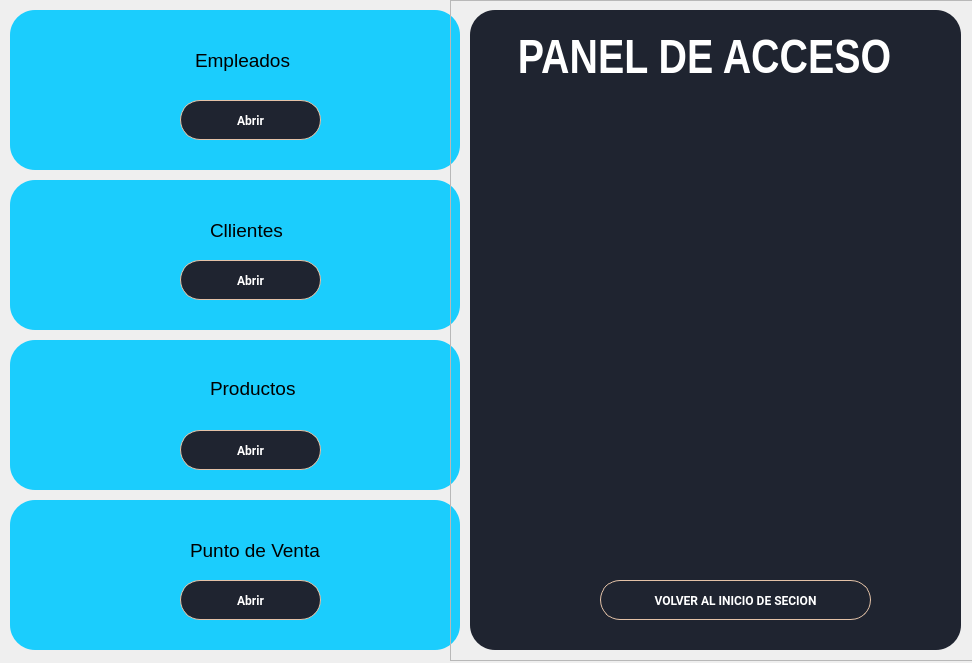
<?xml version="1.0" encoding="UTF-8"?>
<ui version="4.0">
 <class>MainWindow</class>
 <widget class="QMainWindow" name="MainWindow">
  <property name="geometry">
   <rect>
    <x>0</x>
    <y>0</y>
    <width>972</width>
    <height>663</height>
   </rect>
  </property>
  <property name="windowTitle">
   <string>MainWindow</string>
  </property>
  <widget class="QWidget" name="centralwidget">
   <widget class="QFrame" name="frame_7">
    <property name="geometry">
     <rect>
      <x>10</x>
      <y>10</y>
      <width>450</width>
      <height>160</height>
     </rect>
    </property>
    <property name="styleSheet">
     <string notr="true">QFrame {
	background: #1bcdfd;
	border: #c0c0c0;
	border-radius: 25px;
	color: #000;
}</string>
    </property>
    <property name="frameShape">
     <enum>QFrame::StyledPanel</enum>
    </property>
    <property name="frameShadow">
     <enum>QFrame::Raised</enum>
    </property>
    <widget class="QLabel" name="label_8">
     <property name="geometry">
      <rect>
       <x>20</x>
       <y>20</y>
       <width>101</width>
       <height>101</height>
      </rect>
     </property>
     <property name="text">
      <string/>
     </property>
     <property name="pixmap">
      <pixmap>recursos/Empleados.png</pixmap>
     </property>
     <property name="scaledContents">
      <bool>true</bool>
     </property>
    </widget>
    <widget class="QLabel" name="label_9">
     <property name="geometry">
      <rect>
       <x>185</x>
       <y>30</y>
       <width>111</width>
       <height>40</height>
      </rect>
     </property>
     <property name="font">
      <font>
       <family>Arial</family>
       <pointsize>14</pointsize>
       <weight>50</weight>
       <bold>false</bold>
      </font>
     </property>
     <property name="text">
      <string>Empleados</string>
     </property>
    </widget>
    <widget class="QPushButton" name="btnTrabajadores">
     <property name="geometry">
      <rect>
       <x>170</x>
       <y>90</y>
       <width>141</width>
       <height>40</height>
      </rect>
     </property>
     <property name="font">
      <font>
       <family>Roboto</family>
       <pointsize>9</pointsize>
       <weight>75</weight>
       <bold>true</bold>
      </font>
     </property>
     <property name="styleSheet">
      <string notr="true">QPushButton {
	background: #1f2430;
	border: 1px solid #e3c2a7;
	border-radius: 20px;
	color: #fff;
}

QPushButton:hover{	
	border-radius: 20px;
	background-color: rgb(77, 92, 107);
	color: #fff;
}
</string>
     </property>
     <property name="text">
      <string>Abrir</string>
     </property>
    </widget>
   </widget>
   <widget class="QFrame" name="frame_3">
    <property name="geometry">
     <rect>
      <x>10</x>
      <y>180</y>
      <width>450</width>
      <height>150</height>
     </rect>
    </property>
    <property name="styleSheet">
     <string notr="true">QFrame {
	background: #1bcdfd;
	border: #c0c0c0;
	border-radius: 25px;
	color: #000;
}</string>
    </property>
    <property name="frameShape">
     <enum>QFrame::StyledPanel</enum>
    </property>
    <property name="frameShadow">
     <enum>QFrame::Raised</enum>
    </property>
    <widget class="QLabel" name="label_2">
     <property name="geometry">
      <rect>
       <x>40</x>
       <y>50</y>
       <width>71</width>
       <height>51</height>
      </rect>
     </property>
     <property name="text">
      <string/>
     </property>
     <property name="pixmap">
      <pixmap>recursos/Clientes.png</pixmap>
     </property>
     <property name="scaledContents">
      <bool>true</bool>
     </property>
    </widget>
    <widget class="QLabel" name="label_3">
     <property name="geometry">
      <rect>
       <x>200</x>
       <y>30</y>
       <width>91</width>
       <height>40</height>
      </rect>
     </property>
     <property name="font">
      <font>
       <family>Arial</family>
       <pointsize>14</pointsize>
       <weight>50</weight>
       <bold>false</bold>
      </font>
     </property>
     <property name="text">
      <string>Cllientes</string>
     </property>
    </widget>
    <widget class="QPushButton" name="btnClientes">
     <property name="geometry">
      <rect>
       <x>170</x>
       <y>80</y>
       <width>141</width>
       <height>40</height>
      </rect>
     </property>
     <property name="font">
      <font>
       <family>Roboto</family>
       <pointsize>9</pointsize>
       <weight>75</weight>
       <bold>true</bold>
      </font>
     </property>
     <property name="styleSheet">
      <string notr="true">QPushButton {
	background: #1f2430;
	border: 1px solid #e3c2a7;
	border-radius: 20px;
	color: #fff;
}

QPushButton:hover{	
	border-radius: 20px;
	background-color: rgb(77, 92, 107);
	color: #fff;
}
</string>
     </property>
     <property name="text">
      <string>Abrir</string>
     </property>
    </widget>
   </widget>
   <widget class="QFrame" name="frame_4">
    <property name="geometry">
     <rect>
      <x>10</x>
      <y>340</y>
      <width>450</width>
      <height>150</height>
     </rect>
    </property>
    <property name="styleSheet">
     <string notr="true">QFrame {
	background: #1bcdfd;
	border: #c0c0c0;
	border-radius: 25px;
	color: #000;
}</string>
    </property>
    <property name="frameShape">
     <enum>QFrame::StyledPanel</enum>
    </property>
    <property name="frameShadow">
     <enum>QFrame::Raised</enum>
    </property>
    <widget class="QLabel" name="label_11">
     <property name="geometry">
      <rect>
       <x>40</x>
       <y>40</y>
       <width>61</width>
       <height>61</height>
      </rect>
     </property>
     <property name="text">
      <string/>
     </property>
     <property name="pixmap">
      <pixmap>recursos/Productos.png</pixmap>
     </property>
     <property name="scaledContents">
      <bool>true</bool>
     </property>
    </widget>
    <widget class="QLabel" name="label_12">
     <property name="geometry">
      <rect>
       <x>200</x>
       <y>28</y>
       <width>111</width>
       <height>40</height>
      </rect>
     </property>
     <property name="font">
      <font>
       <family>Arial</family>
       <pointsize>14</pointsize>
       <weight>50</weight>
       <bold>false</bold>
      </font>
     </property>
     <property name="text">
      <string>Productos</string>
     </property>
    </widget>
    <widget class="QPushButton" name="btnInventario">
     <property name="geometry">
      <rect>
       <x>170</x>
       <y>90</y>
       <width>141</width>
       <height>40</height>
      </rect>
     </property>
     <property name="font">
      <font>
       <family>Roboto</family>
       <pointsize>9</pointsize>
       <weight>75</weight>
       <bold>true</bold>
      </font>
     </property>
     <property name="styleSheet">
      <string notr="true">QPushButton {
	background: #1f2430;
	border: 1px solid #e3c2a7;
	border-radius: 20px;
	color: #fff;
}

QPushButton:hover{	
	border-radius: 20px;
	background-color: rgb(77, 92, 107);
	color: #fff;
}
</string>
     </property>
     <property name="text">
      <string>Abrir</string>
     </property>
    </widget>
   </widget>
   <widget class="QFrame" name="frame_5">
    <property name="geometry">
     <rect>
      <x>10</x>
      <y>500</y>
      <width>450</width>
      <height>150</height>
     </rect>
    </property>
    <property name="styleSheet">
     <string notr="true">QFrame {
	background: #1bcdfd;
	border: #c0c0c0;
	border-radius: 25px;
	color: #000;
}</string>
    </property>
    <property name="frameShape">
     <enum>QFrame::StyledPanel</enum>
    </property>
    <property name="frameShadow">
     <enum>QFrame::Raised</enum>
    </property>
    <widget class="QLabel" name="label_14">
     <property name="geometry">
      <rect>
       <x>40</x>
       <y>40</y>
       <width>61</width>
       <height>61</height>
      </rect>
     </property>
     <property name="text">
      <string/>
     </property>
     <property name="pixmap">
      <pixmap>recursos/Punto de venta.png</pixmap>
     </property>
     <property name="scaledContents">
      <bool>true</bool>
     </property>
    </widget>
    <widget class="QLabel" name="label_15">
     <property name="geometry">
      <rect>
       <x>180</x>
       <y>30</y>
       <width>151</width>
       <height>40</height>
      </rect>
     </property>
     <property name="font">
      <font>
       <family>Arial</family>
       <pointsize>14</pointsize>
       <weight>50</weight>
       <bold>false</bold>
      </font>
     </property>
     <property name="text">
      <string>Punto de Venta</string>
     </property>
    </widget>
    <widget class="QPushButton" name="btnVentas">
     <property name="geometry">
      <rect>
       <x>170</x>
       <y>80</y>
       <width>141</width>
       <height>40</height>
      </rect>
     </property>
     <property name="font">
      <font>
       <family>Roboto</family>
       <pointsize>9</pointsize>
       <weight>75</weight>
       <bold>true</bold>
      </font>
     </property>
     <property name="styleSheet">
      <string notr="true">QPushButton {
	background: #1f2430;
	border: 1px solid #e3c2a7;
	border-radius: 20px;
	color: #fff;
}

QPushButton:hover{	
	border-radius: 20px;
	background-color: rgb(77, 92, 107);
	color: #fff;
}
</string>
     </property>
     <property name="text">
      <string>Abrir</string>
     </property>
    </widget>
   </widget>
   <widget class="QFrame" name="frame_6">
    <property name="geometry">
     <rect>
      <x>450</x>
      <y>0</y>
      <width>531</width>
      <height>661</height>
     </rect>
    </property>
    <property name="frameShape">
     <enum>QFrame::StyledPanel</enum>
    </property>
    <property name="frameShadow">
     <enum>QFrame::Raised</enum>
    </property>
    <widget class="QFrame" name="frame_2">
     <property name="geometry">
      <rect>
       <x>20</x>
       <y>10</y>
       <width>491</width>
       <height>640</height>
      </rect>
     </property>
     <property name="styleSheet">
      <string notr="true">QFrame #frame_2 {
	border: #c0c0c0;
	border-radius: 25px;
	background-color: rgb(31, 36, 48);
}</string>
     </property>
     <property name="frameShape">
      <enum>QFrame::StyledPanel</enum>
     </property>
     <property name="frameShadow">
      <enum>QFrame::Raised</enum>
     </property>
     <widget class="QLabel" name="label_4">
      <property name="geometry">
       <rect>
        <x>30</x>
        <y>140</y>
        <width>431</width>
        <height>431</height>
       </rect>
      </property>
      <property name="text">
       <string/>
      </property>
      <property name="pixmap">
       <pixmap>recursos/Logo PIA 2.0.png</pixmap>
      </property>
      <property name="scaledContents">
       <bool>true</bool>
      </property>
     </widget>
     <widget class="QLabel" name="label_5">
      <property name="geometry">
       <rect>
        <x>9</x>
        <y>10</y>
        <width>451</width>
        <height>81</height>
       </rect>
      </property>
      <property name="font">
       <font>
        <family>Arial Narrow</family>
        <pointsize>36</pointsize>
        <weight>75</weight>
        <bold>true</bold>
       </font>
      </property>
      <property name="styleSheet">
       <string notr="true">color: rgb(255, 255, 255);</string>
      </property>
      <property name="text">
       <string>PANEL DE ACCESO</string>
      </property>
      <property name="alignment">
       <set>Qt::AlignCenter</set>
      </property>
     </widget>
     <widget class="QPushButton" name="btnVolver">
      <property name="geometry">
       <rect>
        <x>130</x>
        <y>570</y>
        <width>271</width>
        <height>40</height>
       </rect>
      </property>
      <property name="font">
       <font>
        <family>Roboto</family>
        <pointsize>9</pointsize>
        <weight>75</weight>
        <bold>true</bold>
       </font>
      </property>
      <property name="styleSheet">
       <string notr="true">QPushButton {
	background: #1f2430;
	border: 1px solid #e3c2a7;
	border-radius: 20px;
	color: #fff;
}

QPushButton:hover{	
	border-radius: 20px;
	background-color: rgb(77, 92, 107);
	color: #fff;
}
</string>
      </property>
      <property name="text">
       <string>VOLVER AL INICIO DE SECION</string>
      </property>
     </widget>
    </widget>
   </widget>
  </widget>
 </widget>
 <resources/>
 <connections/>
</ui>
